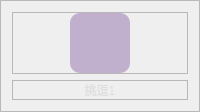
                            <widget class="QFrame" name="frame_198">
                             <property name="frameShape">
                              <enum>QFrame::Shape::StyledPanel</enum>
                             </property>
                             <property name="frameShadow">
                              <enum>QFrame::Shadow::Raised</enum>
                             </property>
                             <layout class="QVBoxLayout" name="verticalLayout_98">
                              <item>
                               <widget class="QFrame" name="frame_199">
                                <property name="frameShape">
                                 <enum>QFrame::Shape::StyledPanel</enum>
                                </property>
                                <property name="frameShadow">
                                 <enum>QFrame::Shadow::Raised</enum>
                                </property>
                                <layout class="QHBoxLayout" name="horizontalLayout_122">
                                 <property name="leftMargin">
                                  <number>0</number>
                                 </property>
                                 <property name="topMargin">
                                  <number>0</number>
                                 </property>
                                 <property name="rightMargin">
                                  <number>0</number>
                                 </property>
                                 <property name="bottomMargin">
                                  <number>0</number>
                                 </property>
                                 <item>
                                  <widget class="QPushButton" name="btn15">
                                   <property name="sizePolicy">
                                    <sizepolicy hsizetype="Expanding" vsizetype="Preferred">
                                     <horstretch>0</horstretch>
                                     <verstretch>0</verstretch>
                                    </sizepolicy>
                                   </property>
                                   <property name="minimumSize">
                                    <size>
                                     <width>60</width>
                                     <height>60</height>
                                    </size>
                                   </property>
                                   <property name="maximumSize">
                                    <size>
                                     <width>60</width>
                                     <height>60</height>
                                    </size>
                                   </property>
                                   <property name="font">
                                    <font>
                                     <family>微软雅黑</family>
                                     <pointsize>15</pointsize>
                                     <italic>false</italic>
                                     <bold>false</bold>
                                    </font>
                                   </property>
                                   <property name="cursor">
                                    <cursorShape>PointingHandCursor</cursorShape>
                                   </property>
                                   <property name="layoutDirection">
                                    <enum>Qt::LayoutDirection::LeftToRight</enum>
                                   </property>
                                   <property name="styleSheet">
                                    <string notr="true">QPushButton {
	background-image: url(:/forms/icons/heart_rate.png);
	border: no;
    background-position: center;
    background-repeat: no-repeat; 
	border-radius: 10px;
	background-color: rgba(82, 28, 129,0.3);

}

QPushButton:hover {
	background-color: rgb(162, 98, 199);
	border: none;
}</string>
                                   </property>
                                   <property name="text">
                                    <string/>
                                   </property>
                                  </widget>
                                 </item>
                                </layout>
                               </widget>
                              </item>
                              <item>
                               <widget class="QFrame" name="frame_200">
                                <property name="frameShape">
                                 <enum>QFrame::Shape::StyledPanel</enum>
                                </property>
                                <property name="frameShadow">
                                 <enum>QFrame::Shadow::Raised</enum>
                                </property>
                                <layout class="QHBoxLayout" name="horizontalLayout_113">
                                 <property name="spacing">
                                  <number>0</number>
                                 </property>
                                 <property name="leftMargin">
                                  <number>0</number>
                                 </property>
                                 <property name="topMargin">
                                  <number>0</number>
                                 </property>
                                 <property name="rightMargin">
                                  <number>0</number>
                                 </property>
                                 <property name="bottomMargin">
                                  <number>0</number>
                                 </property>
                                 <item>
                                  <widget class="QLabel" name="label_78">
                                   <property name="styleSheet">
                                    <string notr="true">font: 11pt &quot;微软雅黑&quot;;
color: rgb(221, 221, 221);
</string>
                                   </property>
                                   <property name="text">
                                    <string>挑逗1</string>
                                   </property>
                                   <property name="alignment">
                                    <set>Qt::AlignmentFlag::AlignCenter</set>
                                   </property>
                                  </widget>
                                 </item>
                                </layout>
                               </widget>
                              </item>
                             </layout>
                            </widget>
